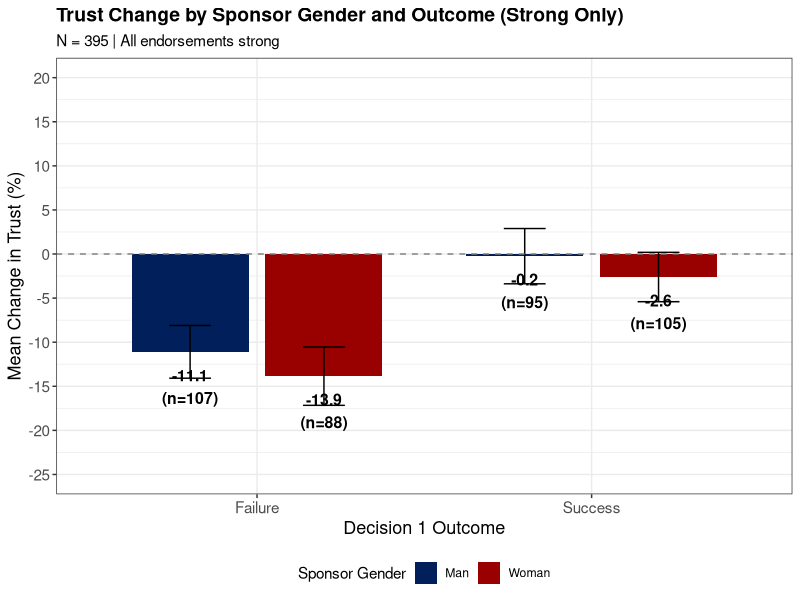
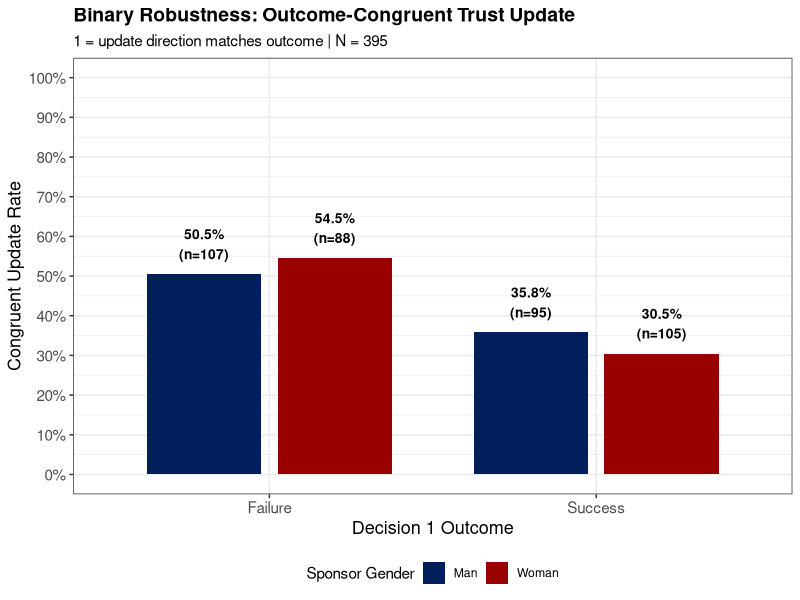
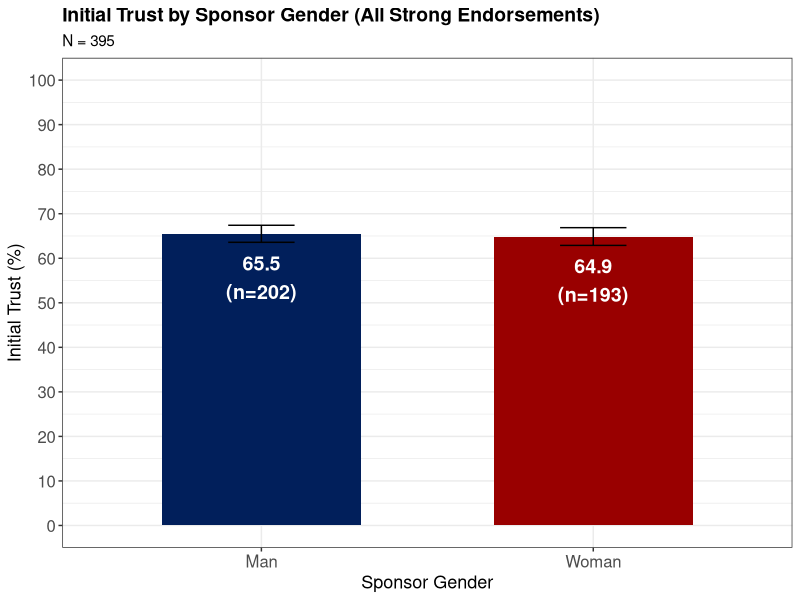
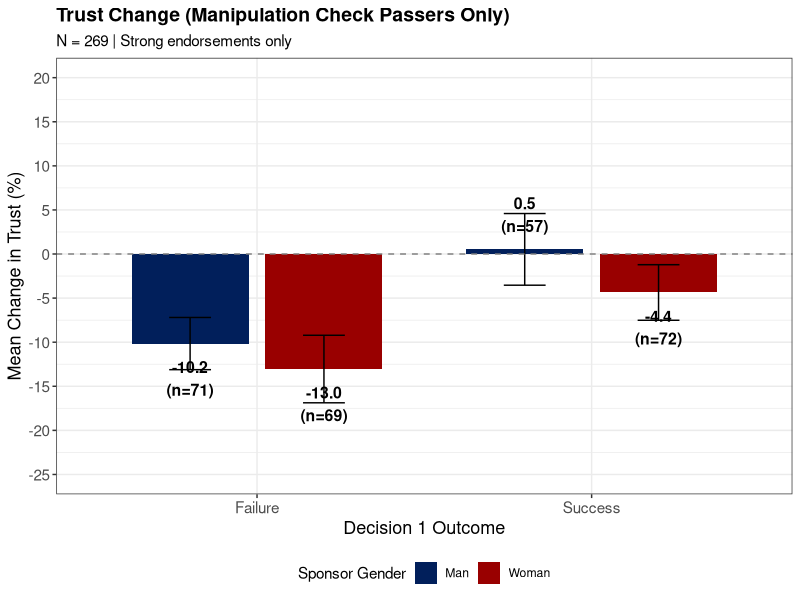

R code for these plots, in order:
## ---- chunk 1
rm(list = ls())
knitr::opts_chunk$set(
  echo = FALSE,
  message = FALSE,
  warning = FALSE,
  fig.width = 10,
  fig.height = 6
)

library(dplyr)
library(tidyr)
library(ggplot2)
library(knitr)

is_pdf <- knitr::is_latex_output()
if (!is_pdf) library(kableExtra)

styled_kable <- function(data, ...) {
  k <- kable(data, booktabs = TRUE, ...)
  if (!is_pdf) k <- kable_styling(k, bootstrap_options = c("striped", "condensed"), full_width = FALSE)
  k
}

PENN_BLUE   <- "#011F5B"
PENN_RED    <- "#990000"
SUCCESS_GRN <- "#2E7D32"
FAILURE_RED <- "#C62828"

# Strong-only Prolific study
TARGET_STUDY <- "699c9e56d324339355fee87e"
## ---- chunk 2
raw <- read.csv("../output/stage3_strong_only_data.csv", stringsAsFactors = FALSE)
raw <- raw[-c(1, 2), ]

numeric_cols <- c("Progress", "Duration..in.seconds.", "Finished",
                  "endorser_slider_value_q1", "endorser_slider_value_q2",
                  "stake_percent_q1", "stake_percent_q2",
                  "rt_ms_stage3_q1", "rt_ms_stage3_q2", "rt_ms_stage3_outcome",
                  "stage3_q1_is_correct", "stage3_q1_actual_bonus",
                  "age", "gender", "race")
for (col in numeric_cols) {
  if (col %in% names(raw)) raw[[col]] <- suppressWarnings(as.numeric(raw[[col]]))
}

raw$StartDate <- as.POSIXct(raw$StartDate, format = "%Y-%m-%d %H:%M:%S")
raw$date <- as.Date(raw$StartDate)

# Exclusion cascade
d0 <- raw
d1 <- d0 %>% filter(Status != "1")
d2 <- d1 %>% filter(Finished == 1)
d3 <- d2 %>% filter(!is.na(PROLIFIC_PID) & trimws(PROLIFIC_PID) != "")
d3b <- d3 %>% filter(STUDY_ID == TARGET_STUDY)
d4 <- d3b %>% filter(Q42 == "2")
d5 <- d4 %>% filter(!is.na(assigned_condition) & trimws(assigned_condition) != "")
d6 <- d5 %>% filter(!is.na(stake_percent_q1))
df <- d6

# Derive variables
df <- df %>%
  mutate(
    endorser_gender_code = ifelse(grepl("^M_", assigned_condition), "Man", "Woman"),
    endorser_correct     = ifelse(grepl("_correct_", assigned_condition), 1, 0),
    endorser_gender_f = factor(endorser_gender_code, levels = c("Man", "Woman")),
    outcome_f         = factor(ifelse(stage3_q1_is_correct == 1, "Success", "Failure"),
                               levels = c("Failure", "Success")),
    trust_change = stake_percent_q2 - stake_percent_q1,
    duration_min = Duration..in.seconds. / 60
  )

df <- df %>%
  mutate(
    abs_strength_q1 = abs(endorser_slider_value_q1 - 50),
    abs_strength_q2 = abs(endorser_slider_value_q2 - 50)
  )

df_tc <- df %>%
  filter(!is.na(trust_change), !is.na(stake_percent_q2)) %>%
  mutate(
    abs_strength_q1_c = abs_strength_q1 - mean(abs_strength_q1, na.rm = TRUE),
    abs_strength_q2_c = abs_strength_q2 - mean(abs_strength_q2, na.rm = TRUE),
    congruent_update = ifelse(
      (outcome_f == "Success" & trust_change > 0) |
      (outcome_f == "Failure" & trust_change < 0),
      1, 0
    )
  )

# Manipulation check subsets
df$q44_resp <- case_when(df$Q44 == "1" ~ "Man", df$Q44 == "2" ~ "Woman", TRUE ~ NA_character_)
df_pass <- df %>% filter(q44_resp == endorser_gender_code)
df_pass_tc <- df_pass %>%
  filter(!is.na(trust_change), !is.na(stake_percent_q2)) %>%
  mutate(
    abs_strength_q1_c = abs_strength_q1 - mean(abs_strength_q1, na.rm = TRUE),
    abs_strength_q2_c = abs_strength_q2 - mean(abs_strength_q2, na.rm = TRUE),
    congruent_update = ifelse(
      (outcome_f == "Success" & trust_change > 0) |
      (outcome_f == "Failure" & trust_change < 0),
      1, 0
    )
  )

# Helper functions
safe_coef <- function(model, term) {
  cf <- coef(model)
  if (term %in% names(cf)) round(cf[term], 3) else NA
}
safe_p <- function(model, term) {
  s <- summary(model)$coefficients
  if (term %in% rownames(s)) round(s[term, 4], 3) else NA
}
## ---- chunk 3
cat("Data exported:", format(file.info("../output/stage3_strong_only_data.csv")$mtime, "%Y-%m-%d %H:%M"), "\n")
cat("Analysis run:", format(Sys.time(), "%Y-%m-%d %H:%M"), "\n")
cat("Total raw rows:", nrow(d0), "\n")
## ---- chunk 4
cascade <- data.frame(
  Step = c("Raw responses", "Not preview (Status != 1)", "Finished",
           "Has Prolific PID", "Target study",
           "Comprehension check (Q42 = 2)",
           "Has assigned condition", "Has Q1 stake"),
  N = c(nrow(d0), nrow(d1), nrow(d2), nrow(d3), nrow(d3b), nrow(d4), nrow(d5), nrow(d6)),
  Dropped = c(NA, nrow(d0) - nrow(d1), nrow(d1) - nrow(d2), nrow(d2) - nrow(d3),
              nrow(d3) - nrow(d3b), nrow(d3b) - nrow(d4), nrow(d4) - nrow(d5),
              nrow(d5) - nrow(d6))
)
styled_kable(cascade, col.names = c("Filter Step", "N Remaining", "Dropped"), row.names = FALSE)
## ---- chunk 5
comp_rate <- round(nrow(d4) / nrow(d3b) * 100, 1)
cat("Comprehension check pass rate:", comp_rate, "%\n")
if (comp_rate < 60) {
  cat("WARNING: Pass rate is notably lower than the original N=400 study (87.3%).\n")
  cat("This may indicate participant pool quality differences or survey variation.\n")
}
## ---- chunk 6
cat("Prolific Study ID:", TARGET_STUDY, "\n")
cat("Survey: SV_6oqgEjZV4MhmbiK (strong-only)\n")
cat("Date range:", format(min(df$StartDate, na.rm = TRUE), "%b %d"),
    "to", format(max(df$StartDate, na.rm = TRUE), "%b %d, %Y"), "\n")
cat("Usable N:", nrow(df), "\n")
cat("Has Trust Change:", sum(!is.na(df$trust_change)), "\n")
cat("Mean duration:", round(mean(df$duration_min, na.rm = TRUE), 1), "min\n")
cat("Mean Q1 Stake:", round(mean(df$stake_percent_q1), 1), "\n")
cat("Mean Q2 Stake:", round(mean(df$stake_percent_q2, na.rm = TRUE), 1), "\n")
cat("Mean Trust Change:", round(mean(df$trust_change, na.rm = TRUE), 1), "\n")
## ---- chunk 7
cond_tab <- df %>%
  group_by(endorser_gender_f, outcome_f) %>%
  summarise(N = n(), .groups = "drop") %>%
  arrange(endorser_gender_f, outcome_f)

styled_kable(cond_tab,
             col.names = c("Sponsor Gender", "Outcome", "N"),
             row.names = FALSE)
## ---- chunk 8
cell_means <- df_tc %>%
  group_by(endorser_gender_f, outcome_f) %>%
  summarise(
    N = n(),
    Mean_TC = round(mean(trust_change), 1),
    SD = round(sd(trust_change), 1),
    SE = round(sd(trust_change) / sqrt(n()), 1),
    .groups = "drop"
  ) %>%
  arrange(endorser_gender_f, outcome_f)

styled_kable(cell_means,
             col.names = c("Sponsor Gender", "Outcome", "N", "Mean Trust Change", "SD", "SE"),
             row.names = FALSE)
## ---- chunk 9
boost <- df_tc %>%
  group_by(endorser_gender_f, outcome_f) %>%
  summarise(mean_tc = mean(trust_change), .groups = "drop") %>%
  pivot_wider(names_from = outcome_f, values_from = mean_tc) %>%
  mutate(Success_Boost = round(Success - Failure, 1))

styled_kable(boost %>% select(endorser_gender_f, Failure, Success, Success_Boost) %>%
               mutate(Failure = round(Failure, 1), Success = round(Success, 1)),
             col.names = c("Sponsor Gender", "Failure Mean", "Success Mean", "Success Boost"),
             row.names = FALSE)
## ---- chunk 10
model_vars <- data.frame(
  Coefficient = c("Intercept", "Woman", "Success", "Woman x Success"),
  Meaning = c("Mean trust change: male sponsors after failure",
              "Gender difference in failure condition",
              "Success boost for male sponsors",
              "HQ1 test: negative = women's success boost is smaller")
)
styled_kable(model_vars, col.names = c("Term", "Interpretation"), row.names = FALSE)
## ---- chunk 11
model_primary <- lm(trust_change ~ endorser_gender_f * outcome_f, data = df_tc)
summary(model_primary)
## ---- chunk 12
int_term <- "endorser_gender_fWoman:outcome_fSuccess"
b_int <- round(coef(model_primary)[int_term], 1)
p_int <- round(summary(model_primary)$coefficients[int_term, 4], 3)
b_success <- round(coef(model_primary)["outcome_fSuccess"], 1)
b_woman_success <- round(b_success + coef(model_primary)[int_term], 1)

cat("--- Summary ---\n")
cat("Man success boost:", b_success, "\n")
cat("Woman success boost:", b_woman_success, "\n")
cat("Gender x Outcome interaction: b =", b_int, ", p =", p_int, "\n")
cat("Original N=400 strong condition: b = -9.0, p = .226 (~50/cell)\n")
## ---- chunk 13
primary_stats <- df_tc %>%
  group_by(endorser_gender_f, outcome_f) %>%
  summarise(
    mean_change = mean(trust_change),
    se = sd(trust_change) / sqrt(n()),
    n = n(),
    .groups = "drop"
  )

ggplot(primary_stats,
       aes(x = outcome_f, y = mean_change, fill = endorser_gender_f)) +
  geom_bar(stat = "identity", position = position_dodge(0.8), width = 0.7) +
  geom_errorbar(aes(ymin = mean_change - se, ymax = mean_change + se),
                position = position_dodge(0.8), width = 0.25) +
  geom_hline(yintercept = 0, linetype = "dashed", color = "gray50") +
  geom_text(aes(label = sprintf("%.1f\n(n=%d)", mean_change, n),
                vjust = ifelse(mean_change >= 0, -0.5, 1.5)),
            position = position_dodge(0.8),
            size = 4, fontface = "bold", color = "black") +
  scale_fill_manual(values = c("Man" = PENN_BLUE, "Woman" = PENN_RED)) +
  scale_y_continuous(limits = c(-25, 20), breaks = seq(-25, 20, 5)) +
  labs(
    title = "Trust Change by Sponsor Gender and Outcome (Strong Only)",
    subtitle = paste0("N = ", nrow(df_tc), " | All endorsements strong"),
    x = "Decision 1 Outcome",
    y = "Mean Change in Trust (%)",
    fill = "Sponsor Gender"
  ) +
  theme_bw() +
  theme(
    legend.position = "bottom",
    plot.title = element_text(size = 14, face = "bold"),
    plot.subtitle = element_text(size = 11),
    axis.text = element_text(size = 11),
    axis.title = element_text(size = 13)
  )
## ---- chunk 14
model_binary <- glm(congruent_update ~ endorser_gender_f * outcome_f +
                      abs_strength_q1_c + abs_strength_q2_c,
                    family = binomial(link = "logit"),
                    data = df_tc)
summary(model_binary)
## ---- chunk 15
bin_stats <- df_tc %>%
  group_by(endorser_gender_f, outcome_f) %>%
  summarise(
    rate = mean(congruent_update),
    n = n(),
    .groups = "drop"
  )

ggplot(bin_stats,
       aes(x = outcome_f, y = rate, fill = endorser_gender_f)) +
  geom_bar(stat = "identity", position = position_dodge(0.8), width = 0.7) +
  geom_text(aes(label = sprintf("%.1f%%\n(n=%d)", 100 * rate, n)),
            position = position_dodge(0.8),
            vjust = -0.5, size = 3.5, fontface = "bold") +
  scale_fill_manual(values = c("Man" = PENN_BLUE, "Woman" = PENN_RED)) +
  scale_y_continuous(limits = c(0, 1), breaks = seq(0, 1, 0.1),
                     labels = function(x) paste0(round(100 * x), "%")) +
  labs(
    title = "Binary Robustness: Outcome-Congruent Trust Update",
    subtitle = paste0("1 = update direction matches outcome | N = ", nrow(df_tc)),
    x = "Decision 1 Outcome",
    y = "Congruent Update Rate",
    fill = "Sponsor Gender"
  ) +
  theme_bw() +
  theme(
    legend.position = "bottom",
    plot.title = element_text(size = 14, face = "bold"),
    plot.subtitle = element_text(size = 11),
    axis.text = element_text(size = 11),
    axis.title = element_text(size = 13)
  )
## ---- chunk 16
q1_stats <- df %>%
  group_by(endorser_gender_f, outcome_f) %>%
  summarise(
    N = n(),
    Mean_Q1 = round(mean(stake_percent_q1), 1),
    SD = round(sd(stake_percent_q1), 1),
    .groups = "drop"
  )

styled_kable(q1_stats,
             col.names = c("Sponsor Gender", "Outcome", "N", "Mean Q1 Stake", "SD"),
             row.names = FALSE)
## ---- chunk 17
model_q1 <- lm(stake_percent_q1 ~ endorser_gender_f, data = df)
summary(model_q1)
## ---- chunk 18
q1_gender <- df %>%
  group_by(endorser_gender_f) %>%
  summarise(
    mean_trust = mean(stake_percent_q1),
    se = sd(stake_percent_q1) / sqrt(n()),
    n = n(),
    .groups = "drop"
  )

ggplot(q1_gender,
       aes(x = endorser_gender_f, y = mean_trust, fill = endorser_gender_f)) +
  geom_bar(stat = "identity", width = 0.6) +
  geom_errorbar(aes(ymin = mean_trust - se, ymax = mean_trust + se), width = 0.2) +
  geom_text(aes(label = sprintf("%.1f\n(n=%d)", mean_trust, n)),
            vjust = 1.5, size = 5, color = "white", fontface = "bold") +
  scale_fill_manual(values = c("Man" = PENN_BLUE, "Woman" = PENN_RED)) +
  scale_y_continuous(limits = c(0, 100), breaks = seq(0, 100, 10)) +
  labs(
    title = "Initial Trust by Sponsor Gender (All Strong Endorsements)",
    subtitle = paste0("N = ", nrow(df)),
    x = "Sponsor Gender",
    y = "Initial Trust (%)",
    fill = "Sponsor Gender"
  ) +
  theme_bw() +
  theme(
    legend.position = "none",
    plot.title = element_text(size = 14, face = "bold"),
    plot.subtitle = element_text(size = 11),
    axis.text = element_text(size = 12),
    axis.title = element_text(size = 13)
  )
## ---- chunk 19
cat("Manipulation check pass: N =", nrow(df_pass), "of", nrow(df), "\n")
cat("  Man:", sum(df_pass$endorser_gender_code == "Man"),
    "| Woman:", sum(df_pass$endorser_gender_code == "Woman"), "\n")
cat("  Excluded:", nrow(df) - nrow(df_pass),
    "(Man:", sum(df$endorser_gender_code == "Man") - sum(df_pass$endorser_gender_code == "Man"),
    "| Woman:", sum(df$endorser_gender_code == "Woman") - sum(df_pass$endorser_gender_code == "Woman"), ")\n")

cat("\nQ44 non-response:", sum(is.na(df$q44_resp)), "of", nrow(df), "\n")
## ---- chunk 20
cell_means_pass <- df_pass_tc %>%
  group_by(endorser_gender_f, outcome_f) %>%
  summarise(
    N = n(),
    Mean_TC = round(mean(trust_change), 1),
    SD = round(sd(trust_change), 1),
    SE = round(sd(trust_change) / sqrt(n()), 1),
    .groups = "drop"
  ) %>%
  arrange(endorser_gender_f, outcome_f)

styled_kable(cell_means_pass,
             col.names = c("Sponsor Gender", "Outcome", "N", "Mean Trust Change", "SD", "SE"),
             row.names = FALSE)
## ---- chunk 21
boost_pass <- df_pass_tc %>%
  group_by(endorser_gender_f, outcome_f) %>%
  summarise(mean_tc = mean(trust_change), .groups = "drop") %>%
  pivot_wider(names_from = outcome_f, values_from = mean_tc) %>%
  mutate(Success_Boost = round(Success - Failure, 1))

styled_kable(boost_pass %>% select(endorser_gender_f, Failure, Success, Success_Boost) %>%
               mutate(Failure = round(Failure, 1), Success = round(Success, 1)),
             col.names = c("Sponsor Gender", "Failure Mean", "Success Mean", "Success Boost"),
             row.names = FALSE)
## ---- chunk 22
model_pass <- lm(trust_change ~ endorser_gender_f * outcome_f, data = df_pass_tc)
summary(model_pass)
## ---- chunk 23
b_int_p <- round(coef(model_pass)[int_term], 1)
p_int_p <- round(summary(model_pass)$coefficients[int_term, 4], 3)
b_success_p <- round(coef(model_pass)["outcome_fSuccess"], 1)
b_woman_success_p <- round(b_success_p + coef(model_pass)[int_term], 1)

cat("--- Manip Passers Summary ---\n")
cat("Man success boost:", b_success_p, "\n")
cat("Woman success boost:", b_woman_success_p, "\n")
cat("Gender x Outcome interaction: b =", b_int_p, ", p =", p_int_p, "\n")
## ---- chunk 24
pass_stats <- df_pass_tc %>%
  group_by(endorser_gender_f, outcome_f) %>%
  summarise(
    mean_change = mean(trust_change),
    se = sd(trust_change) / sqrt(n()),
    n = n(),
    .groups = "drop"
  )

ggplot(pass_stats,
       aes(x = outcome_f, y = mean_change, fill = endorser_gender_f)) +
  geom_bar(stat = "identity", position = position_dodge(0.8), width = 0.7) +
  geom_errorbar(aes(ymin = mean_change - se, ymax = mean_change + se),
                position = position_dodge(0.8), width = 0.25) +
  geom_hline(yintercept = 0, linetype = "dashed", color = "gray50") +
  geom_text(aes(label = sprintf("%.1f\n(n=%d)", mean_change, n),
                vjust = ifelse(mean_change >= 0, -0.5, 1.5)),
            position = position_dodge(0.8),
            size = 4, fontface = "bold", color = "black") +
  scale_fill_manual(values = c("Man" = PENN_BLUE, "Woman" = PENN_RED)) +
  scale_y_continuous(limits = c(-25, 20), breaks = seq(-25, 20, 5)) +
  labs(
    title = "Trust Change (Manipulation Check Passers Only)",
    subtitle = paste0("N = ", nrow(df_pass_tc), " | Strong endorsements only"),
    x = "Decision 1 Outcome",
    y = "Mean Change in Trust (%)",
    fill = "Sponsor Gender"
  ) +
  theme_bw() +
  theme(
    legend.position = "bottom",
    plot.title = element_text(size = 14, face = "bold"),
    plot.subtitle = element_text(size = 11),
    axis.text = element_text(size = 11),
    axis.title = element_text(size = 13)
  )
## ---- chunk 25
model_binary_pass <- glm(congruent_update ~ endorser_gender_f * outcome_f +
                           abs_strength_q1_c + abs_strength_q2_c,
                         family = binomial(link = "logit"),
                         data = df_pass_tc)
summary(model_binary_pass)
## ---- chunk 26
# This table compares the current strong-only results with the
# strong condition subset from the original N=400 study
comp <- data.frame(
  Metric = c("N (usable)", "N (trust change)",
             "Man: Failure mean", "Man: Success mean", "Man: Success boost",
             "Woman: Failure mean", "Woman: Success mean", "Woman: Success boost",
             "Gender x Outcome b", "Gender x Outcome p"),
  Original_Strong = c("~190 (strong only)", "~190",
                       "-15.1", "-0.5", "+14.6",
                       "-12.0", "-6.4", "+5.6",
                       "-9.0", ".226"),
  Current_Strong = c(
    as.character(nrow(df_tc)),
    as.character(nrow(df_tc)),
    as.character(round(mean(df_tc$trust_change[df_tc$endorser_gender_f == "Man" & df_tc$outcome_f == "Failure"]), 1)),
    as.character(round(mean(df_tc$trust_change[df_tc$endorser_gender_f == "Man" & df_tc$outcome_f == "Success"]), 1)),
    as.character(round(mean(df_tc$trust_change[df_tc$endorser_gender_f == "Man" & df_tc$outcome_f == "Success"]) -
                       mean(df_tc$trust_change[df_tc$endorser_gender_f == "Man" & df_tc$outcome_f == "Failure"]), 1)),
    as.character(round(mean(df_tc$trust_change[df_tc$endorser_gender_f == "Woman" & df_tc$outcome_f == "Failure"]), 1)),
    as.character(round(mean(df_tc$trust_change[df_tc$endorser_gender_f == "Woman" & df_tc$outcome_f == "Success"]), 1)),
    as.character(round(mean(df_tc$trust_change[df_tc$endorser_gender_f == "Woman" & df_tc$outcome_f == "Success"]) -
                       mean(df_tc$trust_change[df_tc$endorser_gender_f == "Woman" & df_tc$outcome_f == "Failure"]), 1)),
    as.character(b_int),
    as.character(p_int)
  )
)

styled_kable(comp,
             col.names = c("", "Original N=400 (Strong)", "Strong-Only Pilot"),
             row.names = FALSE)
## ---- chunk 27
int_term <- "endorser_gender_fWoman:outcome_fSuccess"

all_tests <- data.frame(
  Test = c("Gender x Outcome (Full)",
           "Gender x Outcome (Manip Passers)",
           "Binary: Gender x Outcome (Full)",
           "Binary: Gender x Outcome (Manip Passers)"),
  N = c(nrow(df_tc), nrow(df_pass_tc), nrow(df_tc), nrow(df_pass_tc)),
  b = c(safe_coef(model_primary, int_term),
        safe_coef(model_pass, int_term),
        safe_coef(model_binary, int_term),
        safe_coef(model_binary_pass, int_term)),
  p = c(safe_p(model_primary, int_term),
        safe_p(model_pass, int_term),
        safe_p(model_binary, int_term),
        safe_p(model_binary_pass, int_term))
)

styled_kable(all_tests,
             col.names = c("Test", "N", "Interaction b", "Interaction p"),
             row.names = FALSE)
